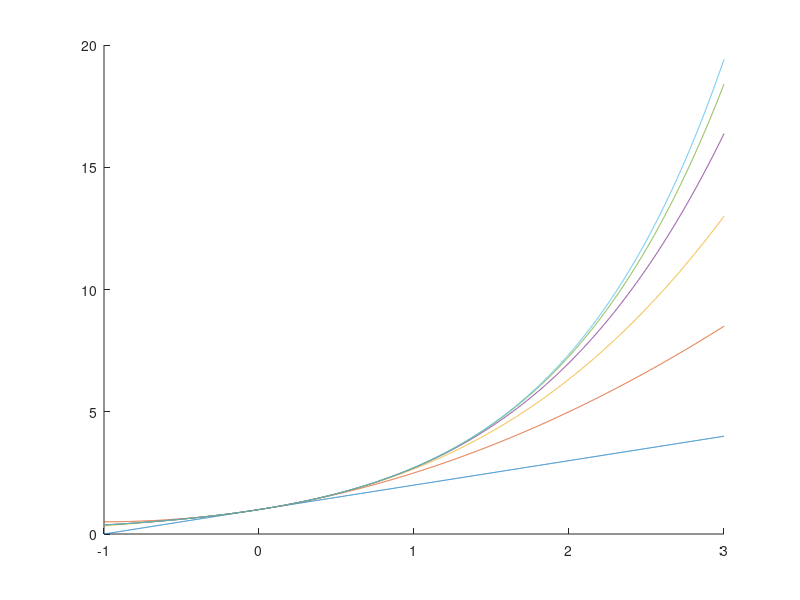

This chart was generated by the following MATLAB code:
x = -1:0.001:3;
x0 = 0;

hold on;

for n = 1:6
  pn = zeros(size(x));
  for k = 0:n
    pn = pn + (x - x0).^k / factorial(k);
  endfor
  
  plot(x, pn);
endfor

hold off